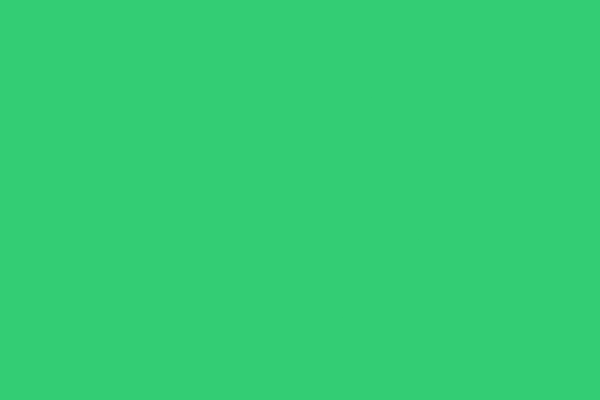
Frame 1 (no input)
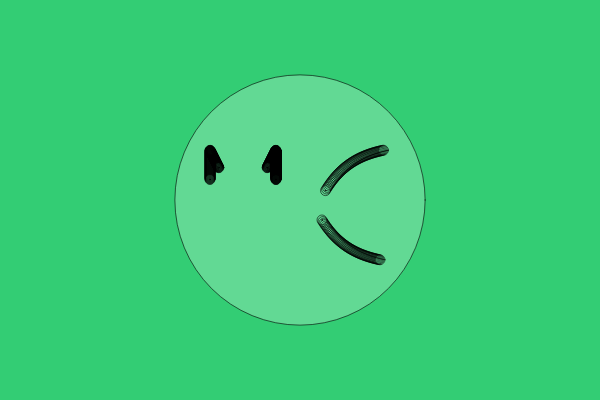
Frame 60 (no input)
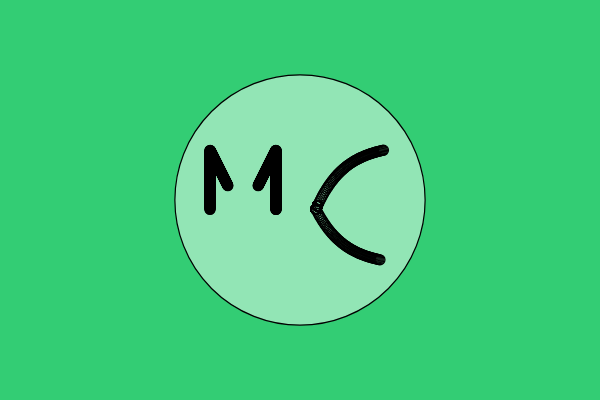
Frame 120 (the mouse pressed at the canvas centre since frame 60)

The p5.js sketch that drew these frames (run headless with seeded random() and noise() and a simulated clock; from frame 60 on, the mouse is pressed at the canvas centre):

// p5.js sketch
// ── sketch.js
var lo;
var spark;
markers = []

function setup() {
    createCanvas(600, 400);

    lo = new logo();
    markers.push(new marker(210, 150, 0, -.5, 260, 150,1))
    markers.push(new marker(210, 150, .15, -.3, 215 , 150,1))
    markers.push(new marker(276, 150, -.15, -.3, 215, 150,1))
    markers.push(new marker(276, 150, 0, -.5, 260, 150,1))
    markers.push(new marker(276, 150, 0, -.5, 260, 150,1))
    markers.push(new marker(384.5, 150, -1, -.2, 205, 150,1.036))
    markers.push(new marker(381, 260, -1, .2, 280, 210,1.0356))





}

function draw() {
    background(51, 205, 116);
    lo.fill();
    lo.strokeWeight();
    lo.show();
    lo.fadeInColor();


    for (var i = 0; i <= markers.length; i++) {
        if (i < markers.length) {
            var pos = markers[i];
            pos.show();
            pos.update();
        };

    };
};

// ── logo.js
function logo(){
  this.colorFade = 0;
  this.strokeWeightFade = 0;
  this.fill = function(){
  fill(255,255,255,this.colorFade);
  }
  this.show = function() {
    ellipse(width/2,height/2,250.250);
  }
  this.fadeInColor = function() {
    this.colorFade = this.colorFade + 1;
  }
  this.strokeWeight = function(){
  
  if(this.strokeWeightFade <= 4){
  this.strokeWeightFade= this.strokeWeightFade + .01
  strokeWeight(this.strokeWeightFade);
    }else{
      strokeWeight(4);
    }
  }
  
}
// ── marker.js
function marker(x, y, xmove, ymove, ymax, ymin,ymult) {
    this.x = x;
    this.y = y;
    this.ymulti = 1;


    //this.v = createVector(this.x,this.y);

    this.history = [];


    //stop here
    this.update = function() {
        if (this.y >= ymin && this.y <= ymax) {
            this.x = this.x + xmove;
            this.ymulti = this.ymulti*ymult;
            this.y = this.y - ymove*this.ymulti;

        }


        this.v = createVector(this.x, this.y);
        this.history.push(this.v);

    }

    this.show = function() {
        fill(255, 255, 255,0);
        ellipse(this.x, this.y, 1, 1);

        for (var i = 0; i < this.history.length; i++) {
            var pos = this.history[i];
            ellipse(pos.x, pos.y, 10, 10);
        }


    }

}
